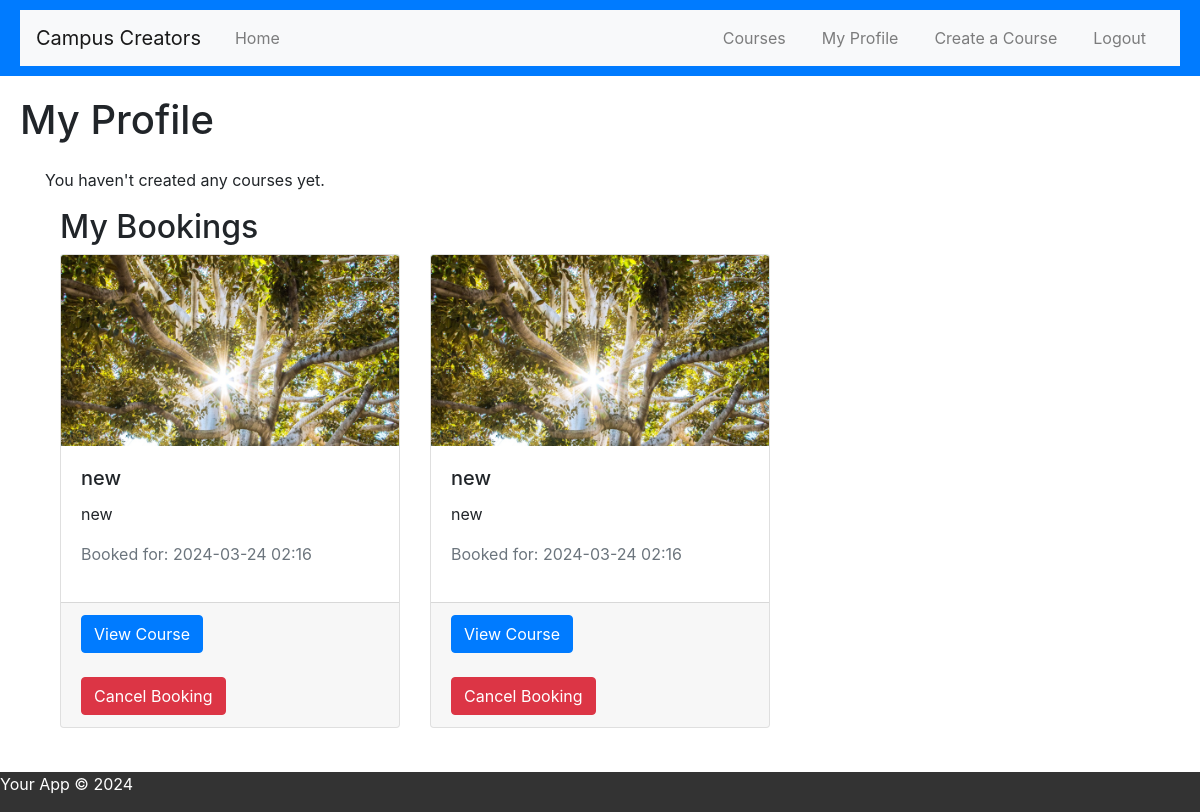
Page /my_profile (signed in) on the earlier database version.
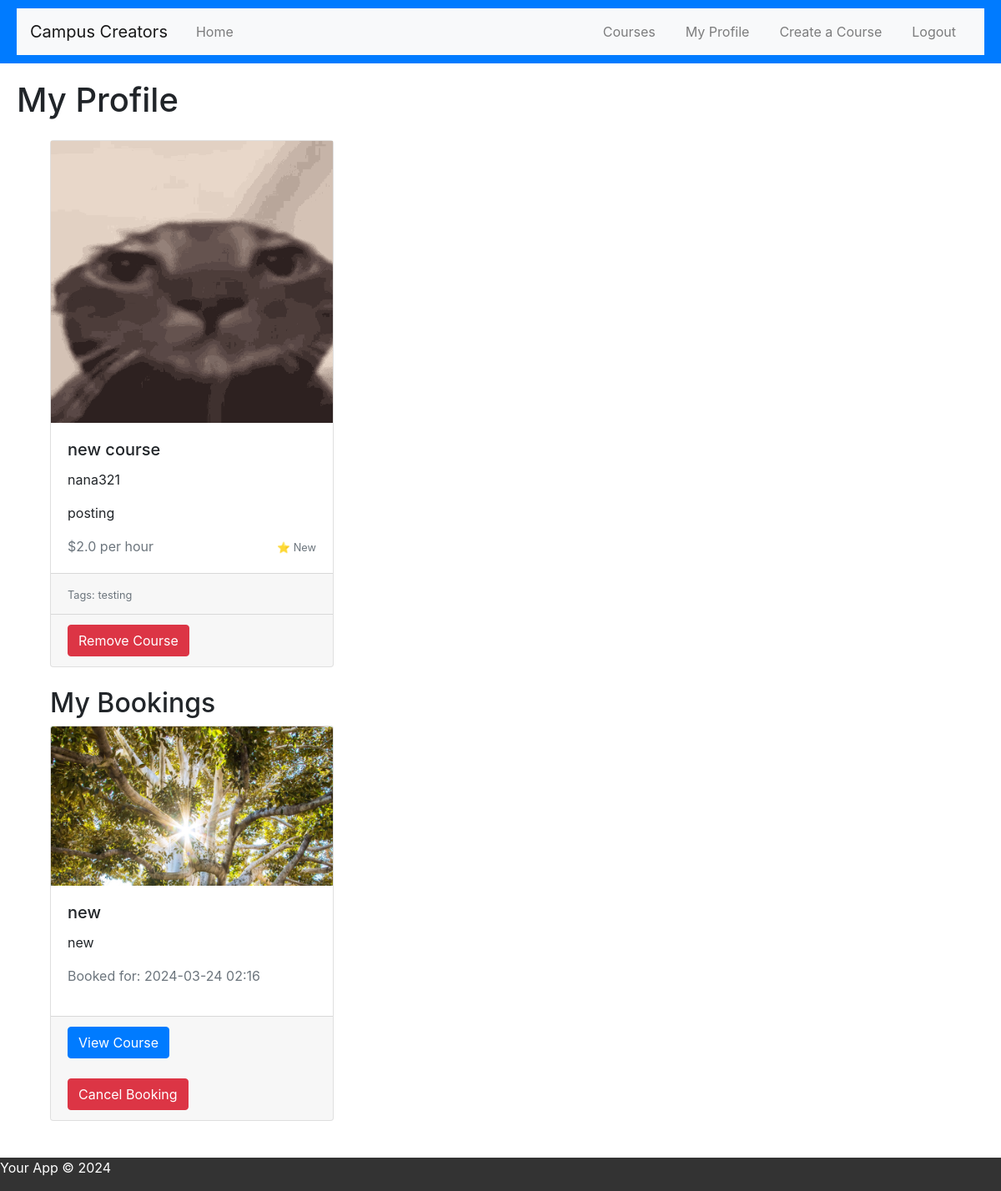
Same page on the later database version.
### app.py (models this page shows, shortened)
class Booking(db.Model):
    id = db.Column(db.Integer, primary_key=True)
    user_id = db.Column(db.Integer, db.ForeignKey('user.id'), nullable=False)
    course_id = db.Column(db.Integer, db.ForeignKey('course.id'), nullable=False)
    course = db.relationship('Course', backref='bookings')  # This line establishes the relationship
    booked_on = db.Column(db.DateTime, nullable=False, default=datetime.now())

class Course(db.Model):
    id = db.Column(db.Integer, primary_key=True)
    title = db.Column(db.String(100), nullable=False)
    description = db.Column(db.Text, nullable=False)
    price_per_hour = db.Column(db.Float, nullable=False)
    image_url = db.Column(db.String(255))  # Assuming images are hosted elsewhere and accessed via URL
    category_tags = db.Column(db.String(255))  # Could be a comma-separated list or a relationship to another table
    rating = db.Column(db.Float)  # Average rating, possibly updated via a separate ratings model or table
    created_at = db.Column(db.DateTime, default=datetime.utcnow)
    user_id = db.Column(db.Integer, db.ForeignKey('user.id'), nullable=False)  # Linking a course to a user
    creator = relationship('User', backref='courses')  # Establishing a bidirectional relationship with the User model

class User(db.Model):
    id = db.Column(db.Integer, primary_key=True)
    username = db.Column(db.String(80), unique=True, nullable=False)
    password = db.Column(db.String(80), nullable=False)

### app.py (the view)
@app.route('/my_profile')
def my_profile():
    if 'user_id' not in session:
        return redirect(url_for('login'))
    user_id = session['user_id']
    user_courses = Course.query.filter_by(user_id=user_id).all()
    user_bookings = Booking.query.options(joinedload(Booking.course)).filter_by(user_id=user_id).all()
    return render_template('my_profile.html', courses=user_courses, bookings=user_bookings)

### templates/my_profile.html (shortened to what this page needs)
{% extends 'base.html' %}
{% block content %}
<h1>My Profile</h1>
<link rel="stylesheet" href="https://stackpath.bootstrapcdn.com/bootstrap/4.3.1/css/bootstrap.min.css">
<div class="container mt-4">
   <div class="container mt-4">
    <div class="row">
        {% for course in courses %}
        <div class="col-md-4 mb-4">
            <div class="card">
                <img src="{{ url_for('static', filename=course.image_url) }}" alt="{{ course.title }}">
                <div class="card-body">
                    <h5 class="card-title">{{ course.title }}</h5>
                    <p class="card-text">{{ course.creator.username }}</p>
                    <p class="card-text">{{ course.description }}</p>
                    <div class="d-flex justify-content-between align-items-center">
                        <span class="text-muted">${{ course.price_per_hour }} per hour</span>
                        <div>
                            <small class="text-muted">⭐️ {{ course.rating or 'New' }}</small>
                        </div>
                    </div>
                </div>
                <div class="card-footer">
                    <small class="text-muted">Tags: {{ course.category_tags }}</small>
                </div>
                <div class="card-footer mt-auto">
                    <form action="{{ url_for('delete_course', course_id=course.id) }}" method="POST">
                        <button type="submit" class="btn btn-danger">Remove Course</button>
                    </form>
                </div>
            </div>
        </div>
        {% else %}
        <p>You haven't created any courses yet.</p>
        {% endfor %}
    </div>
     <h2>My Bookings</h2>
    <div class="row">
        {% for booking in bookings %}
        <div class="col-md-4 mb-4">
            <div class="card">
                <img src="{{ url_for('static', filename=booking.course.image_url) }}" class="card-img-top" alt="{{ booking.course.title }}">
                <div class="card-body">
                    <h5 class="card-title">{{ booking.course.title }}</h5>
                    <p class="card-text">{{ booking.course.description }}</p>
                    <p class="text-muted">Booked for: {{ booking.booked_on.strftime('%Y-%m-%d %H:%M') }}</p>
                </div>
                <div class="card-footer">
                    <a href="{{ url_for('course_details', course_id=booking.course.id) }}" class="btn btn-primary">View Course</a>
                    <form action="{{ url_for('cancel_booking', booking_id=booking.id) }}" method="post" onsubmit="return confirm('Are you sure you want to cancel this booking?');">
                        <br> <button type="submit" class="btn btn-danger">Cancel Booking</button>
                    </form>
                </div>
            </div>
        </div>
        {% else %}
        <p>You have no bookings yet.</p>
        {% endfor %}
    </div>
</div>
{% endblock %}

### templates/base.html (shortened to what this page needs)
<!DOCTYPE html>
<html lang="en">
<head>
    <link rel="stylesheet" href="{{ url_for('static', filename='css/style.css') }}">
</head>
<body>
    <header>
        <nav class="navbar navbar-expand-lg navbar-light bg-light">
            <a class="navbar-brand" href="{{ url_for('index') }}">Campus Creators</a>
            <div class="collapse navbar-collapse" id="navbarNav">
              <ul class="navbar-nav mr-auto">
                <li class="nav-item">
                  <a class="nav-link" href="{{ url_for('index') }}">Home</a>
                </li>
              </ul>
              {% if 'user_id' in session %}
              <ul class="navbar-nav">
                <li class="nav-item">
                  <a class="nav-link" href="{{ url_for('dashboard') }}">Courses</a>
                </li>
                <li class="nav-item">
                  <a class="nav-link" href="{{ url_for('my_profile') }}">My Profile</a>
                </li>
                <li class="nav-item">
                  <a class="nav-link" href="{{ url_for('create_course') }}">Create a Course</a>
                <li class="nav-item">
                  <a class="nav-link" href="{{ url_for('logout') }}">Logout</a>
                </li>
              </ul>
              {% endif %}
            </div>
          </nav>
    </header>
    <main>
        {% block content %}{% endblock %}
    </main>
    <footer>
        <p>Your App © 2024</p>
    </footer>
</body>
</html>

### static/css/style.css (style rules this page uses)
body { font-family: Arial, sans-serif; margin: 0; padding: 0; display: flex; flex-direction: column; min-height: 100vh; }
header { background-color: #007bff; color: white; padding: 10px 20px; text-align: center; }
nav ul { list-style-type: none; padding: 0; }
nav ul li { display: inline; margin: 0 10px; }
nav ul li a { color: white; text-decoration: none; }
main { flex: 1; padding: 20px; }
.card { display: flex; flex-direction: column; height: 100%; }
.card-body { flex: 1 0 auto; }
.card-footer { flex-shrink: 0; }
.row { display: flex; flex-wrap: wrap; }
.btn-danger { padding-top: 10px; }
footer { background-color: #333; color: white; }

Differences in the rows shown:
removed Booking: image_url (picture), course "new", course.description "new", booked_on "2024-03-24 02:16"
added Course: image_url (picture), title "new course", creator.username "nana321", description "posting", price_per_hour "2.0", rating "New", category_tags "testing"
Other differences:
text no longer shown: "You haven't created any courses yet."
